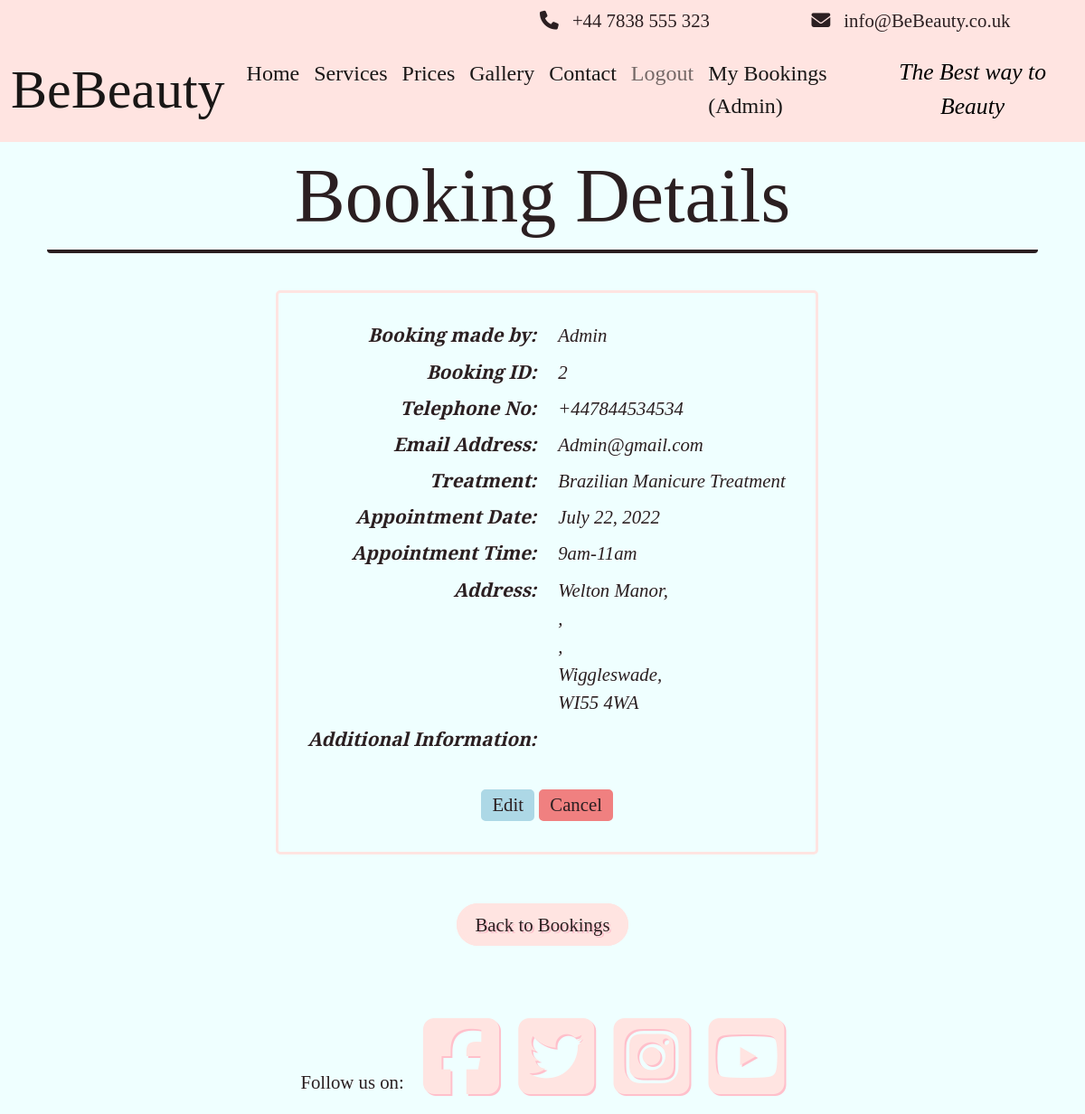
The page /booking/2 (signed in) on the database its author committed.
### booking/models.py (models this page shows, shortened)
class Booking(models.Model):
    booking_id = models.BigAutoField(primary_key=True, unique=True)
    user = models.ForeignKey(User, on_delete=models.CASCADE, related_name="User")
    contact_no = PhoneNumberField(region="GB", null=False, blank=False)
    email = models.EmailField()
    treatment = models.ForeignKey(Treatment, on_delete=models.CASCADE, related_name="Treatment_Name")
    booking_time = models.DateField(auto_now=True)
    appointment_date = models.DateField()
    appointment_slot = models.IntegerField(choices=TIMESLOTS)
    address_line_one = models.CharField(max_length=60)
    address_line_two = models.CharField(max_length=60, blank=True)
    address_line_three = models.CharField(max_length=60, blank=True)
    city = models.CharField(max_length=20)
    post_code = models.CharField(max_length=10)
    additional_info = models.TextField(max_length=300, blank=True)
    cancelled = models.IntegerField(choices=APPOINTMENT_STATUS, default=0)
    class Meta:
        ordering = ['appointment_date', 'appointment_slot']
        constraints = [
            models.UniqueConstraint(fields=['appointment_date', 'appointment_slot'], name='unique_booking')
        ]

### treatment/models.py (models this page shows, shortened)
class Treatment(models.Model):
    treatment_type = models.IntegerField(choices=TREATMENTS)
    treatment_name = models.CharField(max_length=60, unique=True)
    slug = models.SlugField(max_length=60, unique=True, primary_key=True)
    treatment_price = models.DecimalField(blank=False, max_digits=5, decimal_places=2)
    treatment_description = models.TextField()
    treatment_time = models.CharField(max_length=50)
    class _Meta:
        ordering = ['treatment_name']
    def __str__(self):
        return f"{self.treatment_name}"

### booking/views.py (the view)
# urls.py: path('booking/<int:pk>', ViewBooking.as_view(), name='view-booking'),
class ViewBooking(DetailView):
    template_name = 'booking_details.html'
    model = Booking
    template_name_suffix = '<int:pk>'
    def get_queryset(self):
        queryset = super().get_queryset()
        return queryset.filter(user=self.request.user)

### templates/booking_details.html (shortened to what this page needs)
{% extends 'base.html' %}
{% load static %}
{% block content %}
{% if user.is_authenticated %}
<div class="container">
    <div class="box-wrap">
        <h1 class="center-text title-font sub-title">Booking Details</h1>
    </div>
</div>
<br>
<div class="container col-md-6 col-sm-8 booking-box d-inline-block">
    <br>
    <section>
        <section class="row">
            <div class="col-sm-6 spacer-1">
                Booking made by:
            </div>
            <div class="col-sm-6 spacer-2">
                {{ booking.user }}
            </div>
        </section>
        <section class="row">
            <div class="col-sm-6 spacer-1">
                Booking ID:
            </div>
            <div class="col-sm-6 spacer-2">
                {{ booking.booking_id }}
            </div>
        </section>
        <section class="row">
            <div class="col-sm-6 spacer-1">
                Telephone No:
            </div>
            <div class="col-sm-6 spacer-2">
                {{ booking.contact_no }}
            </div>
        </section>
        <section class="row">
            <div class="col-sm-6 spacer-1">
                Email Address:
            </div>
            <div class="col-sm-6 spacer-2 word text-break">
                {{ booking.email }}
            </div>
        </section>
        <section class="row">
            <div class="col-sm-6 spacer-1">
                Treatment:
            </div>
            <div class="col-sm-6 spacer-2">
                {{ booking.treatment }}
            </div>
        </section>
        <section class="row">
            <div class="col-sm-6 spacer-1">
                Appointment Date:
            </div>
            <div class="col-sm-6 spacer-2">
                {{ booking.appointment_date }}
            </div>
        </section>
        <section class="row">
            <div class="col-sm-6 spacer-1">
                Appointment Time:
            </div>
            <div class="col-sm-6 spacer-2">
                {{ booking.get_appointment_slot_display }}
            </div>
        </section>
        <section class="row">
            <div class="col-sm-6 spacer-1">
                Address:
            </div>
            <div class="col-sm-6 spacer-2">
                {{ booking.address_line_one }},
                <br>
                {{ booking.address_line_two }},
                <br>
                {{ booking.address_line_three }},
                <br>
                {{ booking.city }},
                <br>
                {{ booking.post_code }}
            </div>
        </section>
        <section class="row">
            <div class="col-sm-6 spacer-1">
                Additional Information:
            </div>
            <div class="col-sm-6 spacer-2">
            </div>
        </section>
        <br>
        <section class="row g-0">
            <div class="text-center justify-center-content">
                {% if booking.cancelled == False %}
                {% if user.last_login.date < booking.appointment_date %}
                <a class="custom-site-btn btn-remove-blue edit-but" type="button" href="{% url 'edit-booking' booking.pk %}">Edit</a>
                <a class="custom-site-btn btn-remove-blue del-but" type="button" href="{% url 'cancel-booking' booking.pk %}">Cancel</a>
                {% elif user.last_login.date == booking.appointment_date %}
                <a class="custom-site-btn btn-remove-blue nul-but" type="button"><s>Edit</s></a>
                <a class="custom-site-btn btn-remove-blue nul-but" type="button"><s>Delete</s></a>
                {% else %}
                <a class="custom-site-btn btn-remove-blue nul-but" type="button"><s>Edit</s></a>
                <a class="custom-site-btn btn-remove-blue del-but" type="button" href="{% url 'delete-booking' booking.pk %}">Delete</a>
                {% endif %}
                {% endif %}
        </section>
        <br>
    </section>
</div>
<br>
<br>
<div class="container">
    <div class="row g-0">
        <div class="col-sm-12 text-center">
            <a class="btn-lg text-center light sub-custom-btn btn-remove-blue hvr-pulse" href="{% url 'bookings' %}">Back to Bookings</a>
        </div>
    </div>
</div>
<br>
<br>
{% endif %}
{% endblock content %}

### templates/base.html (shortened to what this page needs)
{% load static %}
<!DOCTYPE html>
<html lang="en">
<head>
    <link href="https://cdn.jsdelivr.net/npm/bootstrap@5.0.1/dist/css/bootstrap.min.css" rel="stylesheet">
    <link href="{% static 'fontawesomefree/css/all.min.css' %}" rel="stylesheet">
    <link rel="stylesheet" href="https://cdnjs.cloudflare.com/ajax/libs/hover.css/2.3.1/css/hover-min.css" />
    <link rel="stylesheet" href="{% static 'css/style.css' %}">
</head>
<body class="d-flex flex-column h-100 main-bg">
    <div class="container-fluid above-nav">
        <div class="row justify-content-end padding-top">
            <div class=" col-lg-8 col-sm-7 contact-holder extra-padding">
                <i class="fa-solid fa-phone extra-padding"></i>+44 7838 555 323
            </div>
            <div class="col-lg-4 col-sm-5 contact-holder extra-padding text-center">
                <i class="fa-solid fa-envelope extra-padding"></i>info@BeBeauty.co.uk
            </div>
        </div>
    </div>
    <nav class="navbar navbar-expand-lg navbar-light">
        <div class="container-fluid">
            <a class="navbar-brand" href="{% url 'home' %}"><span class="brand title-font nav-title">BeBeauty</a>
            <div class="collapse navbar-collapse" id="navbarText">
                <ul class="navbar-nav me-auto mb-2 mb-lg-0">
                    <li class="nav-item">
                        <a class="nav-link active" aria-current="page" href="{% url 'home' %}">Home</a>
                    </li>
                    <li class="nav-item">
                        <a class="nav-link active" aria-current="page" href="{% url 'services' %}">Services</a>
                    </li>
                    <li class="nav-item">
                        <a class="nav-link active" aria-current="page" href="{% url 'price-list' %}">Prices</a>
                    </li>
                    <li class="nav-item">
                        <a class="nav-link active" aria-current="page" href="{% url 'gallery' %}">Gallery</a>
                    </li>
                    <li class="nav-item">
                        <a class="nav-link active" aria-current="page" href="{% url 'contact' %}">Contact</a>
                    </li>
                    {% if user.is_authenticated %}
                    <li class="nav-item">
                        <a class="nav-link" href="{% url 'account_logout' %}">Logout</a>
                    </li>
                    <li class="nav-item">
                        <a class="nav-link active" aria-current="page" href="{% url 'bookings' %}">My Bookings
                            ({{ user.username }})</a>
                    </li>
                    {% endif %}
                </ul>
                <span class="slogon text-center">
                    The Best way to Beauty
                </span>
            </div>
        </div>
    </nav>
    <main class="flex-shrink-0 main-bg">
        {% block content %}{% endblock content %}
    </main>
    <footer class="footer mt-auto py-3 dark-bg">
        <p class="m-0 text-center text-black">Follow us on:
            <i class="fab fa-facebook-square ms-3 hvr-pulse button"></i>
            <i class="fab fa-twitter-square ms-3 hvr-pulse button"></i>
            <i class="fab fa-instagram-square ms-3 hvr-pulse button"></i>
            <i class="fab fa-youtube-square ms-3 hvr-pulse button"></i></p>
    </footer>
</body>
</html>

### static/css/style.css (style rules this page uses)
* { margin: 0; padding: 0; border: 0; }
body { background-color: rgb(239, 255, 255); color: #2b1f21; font-family: 'Zilla Slab', serif; font-size: 1.3em; }
.title-font { font-family: 'Playfair Display', serif; text-align: center; }
.contact-holder { text-align: end; }
.nav-title { font-size: 5vmin; }
nav { background-color: mistyrose; font-family: 'Zilla Slab', serif; }
.above-nav { background-color: mistyrose; font-family: 'Zilla Slab', serif; }
footer { padding: 3em; }
footer .fab { font-size: 8vmin; color: mistyrose; text-shadow: 2px 2px pink; }
.extra-padding { padding: 0px 15px; }
.padding-top { padding-top: 7px; }
nav li a { font-size: 1.5rem; }
.sub-title { font-size: 7vw; }
.box-wrap { margin: 10px; border-bottom: 4px #2b1f21 solid; border-radius: 4px; }
.slogon { font-family: 'Playfair Display'; font-style: italic; font-size: 1.6rem; color: black; }
.btn-remove-blue { -webkit-tap-highlight-color: transparent; color: #2b1f21; text-decoration: none; }
.sub-custom-btn { background-color: mistyrose; font-weight: 500; border-radius: 40px; border: 4px mistyrose solid; text-shadow: 2px 2px pink; border: 4px mistyrose solid; font-size: 1.3rem; }
.custom-site-btn { border-radius: 5px; line-height: 1; border: 4px pink solid; }
.edit-but { background-color: lightblue; border: 4px lightblue solid; padding: 3px 8px; }
.del-but { background-color: lightcoral; border: 4px lightcoral solid; padding: 3px 8px; }
.booking-box { border: 3px mistyrose solid; border-radius: 5px; }
.spacer-1 { font-style: oblique; font-weight: 600; margin-bottom: 6px; text-align: end; }
.spacer-2 { font-style: italic; margin-bottom: 6px; }
.row { margin-bottom: 3px; }

### rows shown on the page
Booking: user "Admin", booking_id "2", contact_no "+447844534534", email "Admin@gmail.com", treatment "Brazilian Manicure Treatment", appointment_date "July 22, 2022", appointment_slot "9am-11am", address_line_one "Welton Manor", city "Wiggleswade", post_code "WI55 4WA"

### other values the page prints
{{ user.username }} "Admin"
